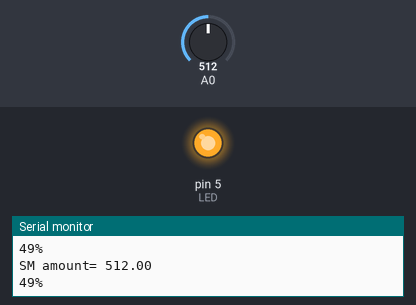
This sketch was run on a simulated Arduino Uno, built with avr-gcc and run on an emulated ATmega328P. On the bench: output pins drawn as LEDs (lit = HIGH), the last lines printed to the serial monitor. The test bench sets the inputs (shaded band); at power-on: A0 = 512.

Above: at 1.3 s.
1.4 s: A0 set to 595
2.9 s: A0 set to 628
At 3.4 s:
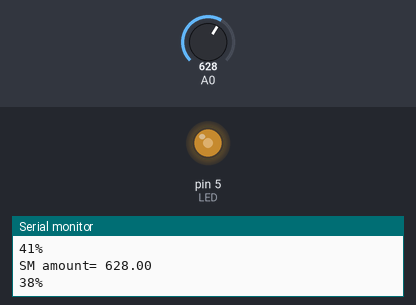
4.5 s: A0 set to 511
At 5.7 s:
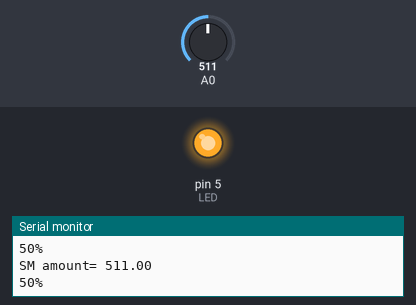
6.0 s: A0 set to 716
At 7.1 s:
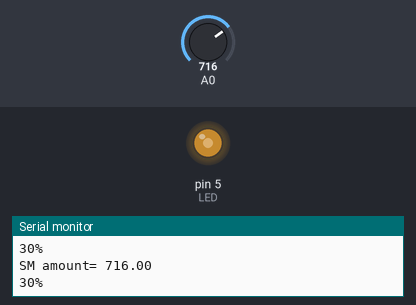
7.5 s: A0 set to 306
At 8.3 s:
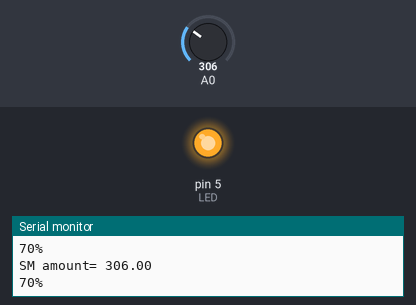
Timing chart, 0 to 10.0 s (numbered marks = the images above; inputs shaded):
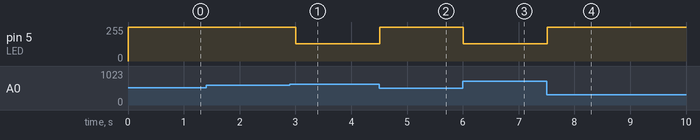

Measured:
- the behaviour switches between 613 and 614 on A0 (found by bisection; images 0 and 1)
- after the input at 2.9 s, pin 5 (LED): 255/255 → 128/255 after 0.11 s
- after the input at 4.5 s, pin 5 (LED): 128/255 → 255/255 at once
- after the input at 6.0 s, pin 5 (LED): 255/255 → 128/255 at once
- after the input at 7.5 s, pin 5 (LED): 128/255 → 255/255 at once

The sketch:

analogWrite.ino
```cpp
#define LED 5
void setup() {
  // put your setup code here, to run once:
  Serial.begin(9600);
  pinMode(0,INPUT);
  pinMode(LED,OUTPUT);
}

void loop() {
  // put your main code here, to run repeatedly:
  float i;
  int YL69;

  i = analogRead(0);
  YL69 = 100 - (i * 100) / 1023;

  if(YL69 < 40)
  {
    //analogWrite(LED,i/5);
    analogWrite(LED,128);
  }
  else
  {
    digitalWrite(LED,HIGH);
  }

  Serial.print("SM amount= ");
  Serial.println(i);
  Serial.print(YL69);
  Serial.println("%");

  delay(500);

}
```
